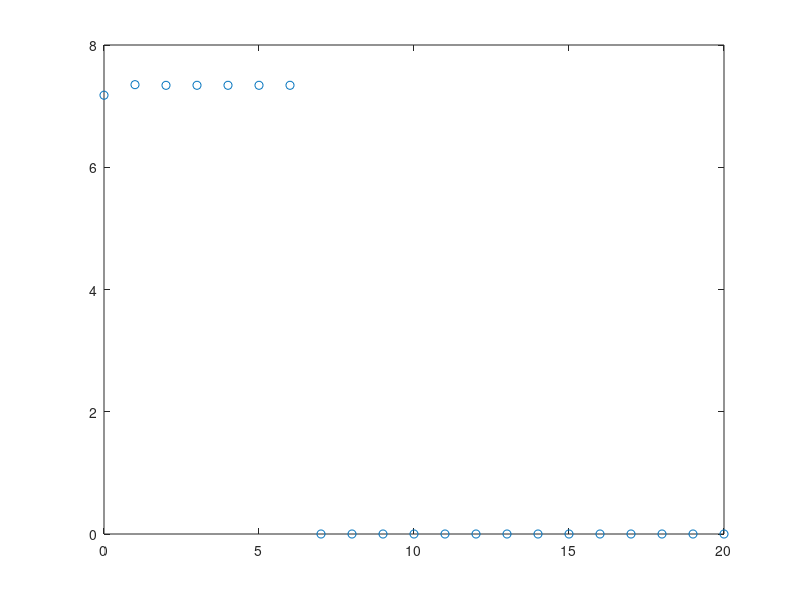

MATLAB code to generate this figure:
% Casing Sizing based on Brauenig and H&H Equations

% Conversion Constants
mm_to_cm = .1; 
mm2_to_cm2 = .01;

% Given nozzle throat dimensions
At = 1509.49*mm2_to_cm2; % cm^2
Rt = 21.42*mm_to_cm; % cm
Dt = 2*Rt; % cm
con_theta_est = 30; % deg

%% Deriving Chamber Dimensions from Eqns in OneNote

% Eqn derived from graph (only in cm)
Lc = exp(0.029*log(Dt)^2 + .47*log(Dt) + 1.94);

% Contraction Ratio and Chamber Area
epsilon_c = 8*(Dt)^-.6 + 1.25;
% Ac = epsilon_c*At;

% Combustion Chamber Volume
Vc = (At)*epsilon_c + 1/3*sqrt(At/pi())*cotd(con_theta_est)*(epsilon_c^(1/3) - 1);

% Chamber Diameter
Dc = 10; % cm; initial guess

error = 100;
tol = .0000001;
maxit = 20;
i_save = linspace(0, maxit, maxit+1);
Dc_save = zeros(1, maxit+1);

i = 0;
while (error >= tol) && (i < maxit)
    Dc_prev = Dc;
    Dc = sqrt((Dt^3 + 24*pi()*tand(con_theta_est)*Vc)/(Dc + 6*tand(con_theta_est)*Lc));
    error = abs((Dc_prev - Dc)/Dc);
    
    Dc_save(i+1) = Dc;
    i = i + 1;
end

figure
plot(i_save, Dc_save, "o")